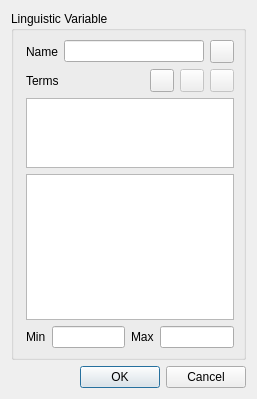
<?xml version="1.0" encoding="UTF-8"?>
<ui version="4.0">
 <class>LinguisticVariable</class>
 <widget class="QDialog" name="LinguisticVariable">
  <property name="windowModality">
   <enum>Qt::ApplicationModal</enum>
  </property>
  <property name="geometry">
   <rect>
    <x>0</x>
    <y>0</y>
    <width>257</width>
    <height>399</height>
   </rect>
  </property>
  <property name="windowTitle">
   <string>Linguistic Variable</string>
  </property>
  <layout class="QVBoxLayout" name="verticalLayout">
   <item>
    <widget class="QGroupBox" name="grx_lvar">
     <property name="sizePolicy">
      <sizepolicy hsizetype="Preferred" vsizetype="Expanding">
       <horstretch>0</horstretch>
       <verstretch>0</verstretch>
      </sizepolicy>
     </property>
     <property name="title">
      <string>Linguistic Variable</string>
     </property>
     <layout class="QVBoxLayout" name="verticalLayout_2">
      <property name="leftMargin">
       <number>12</number>
      </property>
      <item>
       <layout class="QVBoxLayout" name="verticalLayout_3">
        <property name="sizeConstraint">
         <enum>QLayout::SetMinimumSize</enum>
        </property>
        <item>
         <layout class="QHBoxLayout" name="horizontalLayout_3">
          <item>
           <widget class="QLabel" name="lbl_name">
            <property name="text">
             <string>Name</string>
            </property>
           </widget>
          </item>
          <item>
           <widget class="QLineEdit" name="led_name"/>
          </item>
          <item>
           <widget class="QToolButton" name="btn_wizard">
            <property name="text">
             <string/>
            </property>
            <property name="icon">
             <iconset resource="resources.qrc">
              <normaloff>:/icons/icons/wizard.png</normaloff>:/icons/icons/wizard.png</iconset>
            </property>
           </widget>
          </item>
         </layout>
        </item>
        <item>
         <layout class="QHBoxLayout" name="horizontalLayout_2">
          <item>
           <widget class="QLabel" name="lbl_terms">
            <property name="text">
             <string>Terms</string>
            </property>
           </widget>
          </item>
          <item>
           <widget class="QToolButton" name="btn_add_term">
            <property name="text">
             <string/>
            </property>
            <property name="icon">
             <iconset resource="resources.qrc">
              <normaloff>:/icons/icons/edit_add.png</normaloff>:/icons/icons/edit_add.png</iconset>
            </property>
           </widget>
          </item>
          <item>
           <widget class="QToolButton" name="btn_remove_term">
            <property name="enabled">
             <bool>false</bool>
            </property>
            <property name="text">
             <string/>
            </property>
            <property name="icon">
             <iconset resource="resources.qrc">
              <normaloff>:/icons/icons/edit_remove.png</normaloff>:/icons/icons/edit_remove.png</iconset>
            </property>
           </widget>
          </item>
          <item>
           <widget class="QToolButton" name="btn_edit_term">
            <property name="enabled">
             <bool>false</bool>
            </property>
            <property name="text">
             <string/>
            </property>
            <property name="icon">
             <iconset resource="resources.qrc">
              <normaloff>:/icons/icons/pencil.png</normaloff>:/icons/icons/pencil.png</iconset>
            </property>
           </widget>
          </item>
         </layout>
        </item>
        <item>
         <widget class="QListWidget" name="lvw_terms">
          <property name="sizePolicy">
           <sizepolicy hsizetype="Expanding" vsizetype="Maximum">
            <horstretch>0</horstretch>
            <verstretch>0</verstretch>
           </sizepolicy>
          </property>
          <property name="maximumSize">
           <size>
            <width>16777215</width>
            <height>100</height>
           </size>
          </property>
          <property name="selectionMode">
           <enum>QAbstractItemView::SingleSelection</enum>
          </property>
         </widget>
        </item>
       </layout>
      </item>
      <item>
       <widget class="fl_gui::GuiCanvas" name="gvw_canvas">
        <property name="verticalScrollBarPolicy">
         <enum>Qt::ScrollBarAlwaysOff</enum>
        </property>
        <property name="horizontalScrollBarPolicy">
         <enum>Qt::ScrollBarAlwaysOff</enum>
        </property>
        <property name="renderHints">
         <set>QPainter::Antialiasing|QPainter::HighQualityAntialiasing|QPainter::SmoothPixmapTransform|QPainter::TextAntialiasing</set>
        </property>
       </widget>
      </item>
      <item>
       <layout class="QHBoxLayout" name="horizontalLayout">
        <item>
         <widget class="QLabel" name="lbl_lvar_min">
          <property name="text">
           <string>Min</string>
          </property>
         </widget>
        </item>
        <item>
         <widget class="QLineEdit" name="led_lvar_min">
          <property name="alignment">
           <set>Qt::AlignCenter</set>
          </property>
          <property name="readOnly">
           <bool>true</bool>
          </property>
         </widget>
        </item>
        <item>
         <widget class="QLabel" name="lbl_lvar_max">
          <property name="text">
           <string>Max</string>
          </property>
         </widget>
        </item>
        <item>
         <widget class="QLineEdit" name="led_lvar_max">
          <property name="alignment">
           <set>Qt::AlignCenter</set>
          </property>
          <property name="readOnly">
           <bool>true</bool>
          </property>
         </widget>
        </item>
       </layout>
      </item>
     </layout>
    </widget>
   </item>
   <item>
    <spacer name="verticalSpacer">
     <property name="orientation">
      <enum>Qt::Vertical</enum>
     </property>
     <property name="sizeHint" stdset="0">
      <size>
       <width>20</width>
       <height>0</height>
      </size>
     </property>
    </spacer>
   </item>
   <item>
    <widget class="QDialogButtonBox" name="btn_dialog">
     <property name="orientation">
      <enum>Qt::Horizontal</enum>
     </property>
     <property name="standardButtons">
      <set>QDialogButtonBox::Cancel|QDialogButtonBox::Ok</set>
     </property>
    </widget>
   </item>
  </layout>
 </widget>
 <customwidgets>
  <customwidget>
   <class>fl_gui::GuiCanvas</class>
   <extends>QGraphicsView</extends>
   <header>include/GuiCanvas.h</header>
  </customwidget>
 </customwidgets>
 <resources>
  <include location="resources.qrc"/>
 </resources>
 <connections>
  <connection>
   <sender>btn_dialog</sender>
   <signal>accepted()</signal>
   <receiver>LinguisticVariable</receiver>
   <slot>accept()</slot>
   <hints>
    <hint type="sourcelabel">
     <x>248</x>
     <y>254</y>
    </hint>
    <hint type="destinationlabel">
     <x>157</x>
     <y>274</y>
    </hint>
   </hints>
  </connection>
  <connection>
   <sender>btn_dialog</sender>
   <signal>rejected()</signal>
   <receiver>LinguisticVariable</receiver>
   <slot>reject()</slot>
   <hints>
    <hint type="sourcelabel">
     <x>316</x>
     <y>260</y>
    </hint>
    <hint type="destinationlabel">
     <x>286</x>
     <y>274</y>
    </hint>
   </hints>
  </connection>
 </connections>
</ui>
